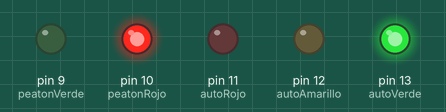
Recording of a sketch running on a simulated Arduino Uno, built with avr-gcc and run on an emulated ATmega328P. On the bench: output pins drawn as LEDs (lit = HIGH).

Above: at 2.5 s.
At 6.0 s:
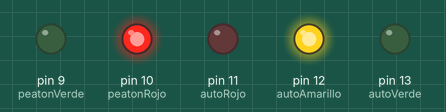
At 8.5 s:
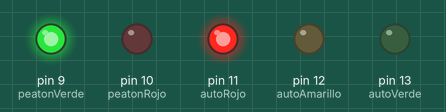
At 10.62 s:
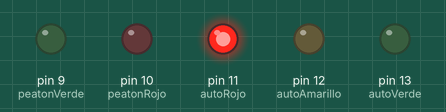
At 12.5 s:
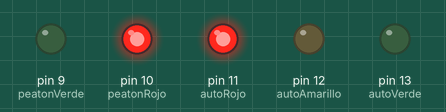
Timing chart, 0 to 16.9 s (numbered marks = the images above):
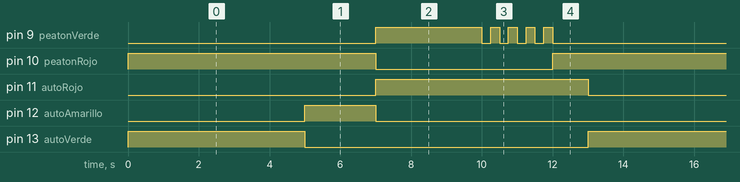

Measured:
- by itself, pin 9 (peatonVerde): repeats every 13.0 s: 4 × (LOW 0.25 s, HIGH 0.25 s), LOW 8.0 s, HIGH 3.0 s
- by itself, pin 10 (peatonRojo): alternates HIGH for 8.0 s and LOW for 5.0 s
- by itself, pin 11 (autoRojo): alternates HIGH for 6.0 s and LOW for 7.0 s
- by itself, pin 12 (autoAmarillo): alternates HIGH for 2.0 s and LOW for 11.0 s
- by itself, pin 13 (autoVerde): alternates HIGH for 5.0 s and LOW for 8.0 s

The sketch:

semaforo_con_peatones.ino
```cpp
/*
  Semáforo de autos y peatones sincronizado - Arduino UNO
  ---------------------------------------------------------
  Autos:     Rojo, Amarillo, Verde
  Peatones:  Rojo, Verde (parpadea como aviso antes de cambiar a rojo)

  Conexiones sugeridas (LED -> resistencia de 220-330 ohm -> GND):
  Auto Rojo      -> Pin 2
  Auto Amarillo  -> Pin 3
  Auto Verde     -> Pin 4
  Peatón Rojo    -> Pin 5
  Peatón Verde   -> Pin 6
*/

// Pines de los autos
const int autoRojo = 11;
const int autoAmarillo = 12;
const int autoVerde = 13;

// Pines de los peatones
const int peatonRojo = 10;
const int peatonVerde = 9;

// Tiempos de cada fase (milisegundos) - ajústalos a tu gusto
const unsigned long tVerdeAuto        = 5000; // autos avanzan
const unsigned long tAmarilloAuto     = 2000; // autos se detienen
const unsigned long tVerdePeatonFijo  = 3000; // peatones cruzan (fijo)
const unsigned long tVerdePeatonAviso = 2000; // aviso parpadeando antes de cambiar
const unsigned long tTransicionRoja   = 1000; // ambos en rojo antes de reiniciar
const unsigned long intervaloParpadeo = 250;  // velocidad del parpadeo

void setup() {
  pinMode(autoRojo, OUTPUT);
  pinMode(autoAmarillo, OUTPUT);
  pinMode(autoVerde, OUTPUT);
  pinMode(peatonRojo, OUTPUT);
  pinMode(peatonVerde, OUTPUT);
}

void loop() {
  // --- Fase 1: Autos en VERDE / Peatones en ROJO (fijo) ---
  digitalWrite(autoVerde, HIGH);
  digitalWrite(autoAmarillo, LOW);
  digitalWrite(autoRojo, LOW);
  digitalWrite(peatonRojo, HIGH);
  digitalWrite(peatonVerde, LOW);
  delay(tVerdeAuto);

  // --- Fase 2: Autos en AMARILLO / Peatones siguen en ROJO ---
  digitalWrite(autoVerde, LOW);
  digitalWrite(autoAmarillo, HIGH);
  delay(tAmarilloAuto);

  // --- Fase 3: Autos en ROJO / Peatones en VERDE fijo (pueden cruzar) ---
  digitalWrite(autoAmarillo, LOW);
  digitalWrite(autoRojo, HIGH);
  digitalWrite(peatonRojo, LOW);
  digitalWrite(peatonVerde, HIGH);
  delay(tVerdePeatonFijo);

  // --- Fase 4: Aviso - el verde del peatón PARPADEA antes de cambiar ---
  unsigned long inicio = millis();
  while (millis() - inicio < tVerdePeatonAviso) {
    digitalWrite(peatonVerde, !digitalRead(peatonVerde));
    delay(intervaloParpadeo);
  }
  digitalWrite(peatonVerde, LOW);

  // --- Fase 5: Peatón en ROJO, autos siguen en ROJO (transición de seguridad) ---
  digitalWrite(peatonRojo, HIGH);
  delay(tTransicionRoja);

  // El ciclo se reinicia (vuelve a la Fase 1)
}
```
